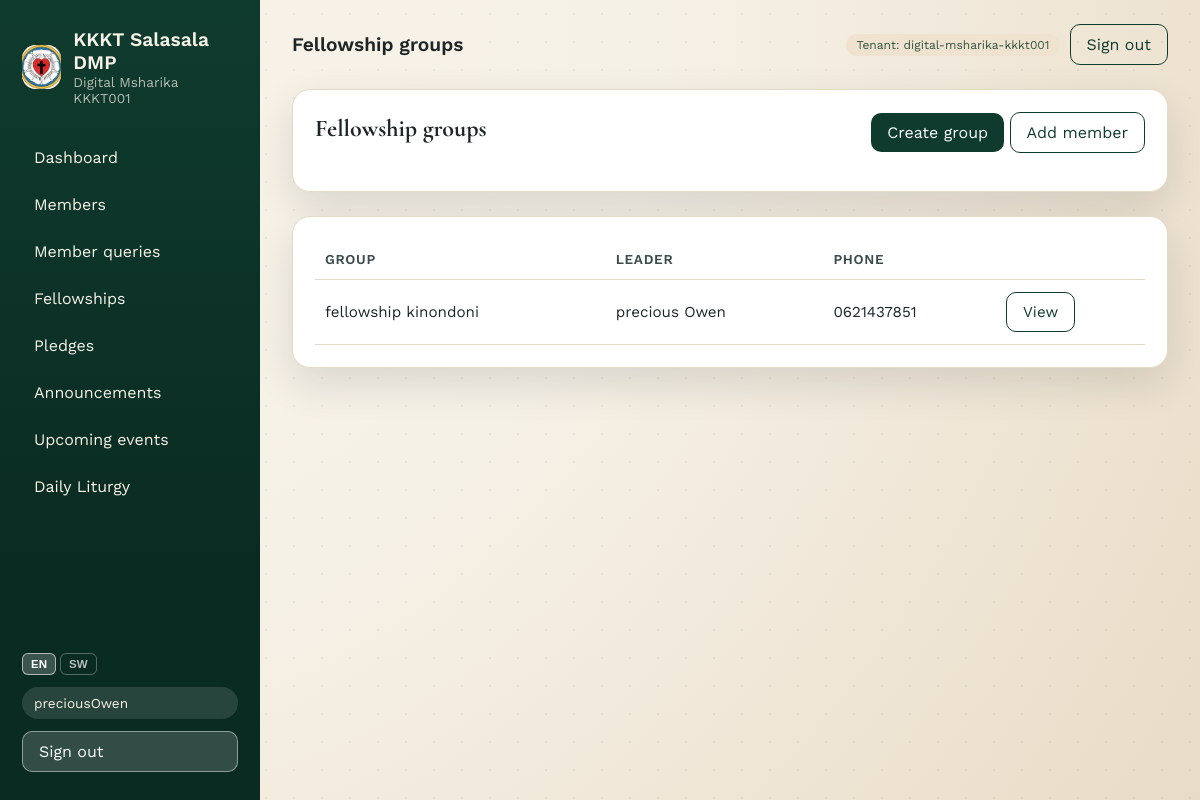
The app's page /fellowships/ (signed in) with its own data.
### tenants/models.py (models this page shows, shortened)
class Tenant(models.Model):
	name = models.CharField(max_length=200)
	slug = models.SlugField(unique=True)
	is_active = models.BooleanField(default=True)
	created_at = models.DateTimeField(auto_now_add=True)
	class Meta:
		ordering = ["name"]

### fellowships/models.py (models this page shows, shortened)
class FellowshipGroup(TenantAwareModel):
	name = models.CharField(max_length=100)
	description = models.TextField(blank=True)
	leader_name = models.CharField(max_length=200)
	leader_phone = models.CharField(max_length=20)
	class Meta:
		ordering = ["name"]
		constraints = [
			models.UniqueConstraint(
				fields=["tenant", "name"],
				name="uniq_fellowship_name_per_tenant",
			)
		]

### fellowships/views.py (the view)
# urls.py: path("", views.FellowshipGroupListView.as_view(), name="list"),
class FellowshipGroupListView(TenantMixin, ListView):
    model = FellowshipGroup
    template_name = "fellowships/list.html"
    context_object_name = "groups"
    def get_queryset(self):
        qs = super().get_queryset()
        if self.is_admin():
            return qs
        member = self.get_member()
        if not member:
            return qs.none()
        return qs.filter(fellowshipparticipation__member=member).distinct()

### fellowships/views.py (called while the page is built)
    def get_tenant(self):
        return getattr(self.request, "tenant", None)

    def is_admin(self):
        user = self.request.user
        return user.is_superuser or user.id == 1

    def get_queryset(self):
        qs = super().get_queryset()
        tenant = self.get_tenant()
        if tenant is None:
            return qs.none()
        return qs.filter(tenant=tenant)

### tenants/context_processors.py (called while the page is built)
def pending_applications(request):
    user = getattr(request, "user", None)
    tenant = getattr(request, "tenant", None)
    if not user or not user.is_authenticated or tenant is None:
        return {"pending_applications_count": 0}
    if not (user.is_superuser or user.id == 1):
        return {"pending_applications_count": 0}
    count = MemberApplication.objects.filter(
        tenant=tenant,
        status=MemberApplication.STATUS_PENDING,
    ).count()
    return {"pending_applications_count": count}

### templates/fellowships/list.html (shortened to what this page needs)
{% extends 'base.html' %}
{% load i18n %}
{% block header %}{% trans "Fellowship groups" %}{% endblock %}
{% block content %}
<section class="card">
    <div class="card-head">
        <h2>{% trans "Fellowship groups" %}</h2>
        {% if user.is_superuser or user.id == 1 %}
            <div>
                <a class="btn" href="{% url 'fellowships:create' %}">{% trans "Create group" %}</a>
                <a class="btn ghost" href="{% url 'fellowships:participation-add' %}">{% trans "Add member" %}</a>
            </div>
        {% endif %}
    </div>
</section>
<section class="card">
    <table class="table">
        <thead>
            <tr>
                <th>{% trans "Group" %}</th>
                <th>{% trans "Leader" %}</th>
                <th>{% trans "Phone" %}</th>
                <th></th>
            </tr>
        </thead>
        <tbody>
            {% for group in groups %}
                <tr>
                    <td>{{ group.name }}</td>
                    <td>{{ group.leader_name }}</td>
                    <td>{{ group.leader_phone }}</td>
                    <td><a class="btn ghost" href="{% url 'fellowships:detail' group.pk %}">{% trans "View" %}</a></td>
                </tr>
            {% empty %}
                <tr>
                    <td colspan="4" class="muted">{% trans "No fellowship groups yet." %}</td>
                </tr>
            {% endfor %}
        </tbody>
    </table>
</section>
{% endblock %}

### templates/base.html (shortened to what this page needs)
{% load static i18n %}
{% get_current_language as LANGUAGE_CODE %}
<!DOCTYPE html>
<html lang="{{ LANGUAGE_CODE }}">
<head>
    <link rel="stylesheet" href="{% static 'css/app.css' %}" />
</head>
<body>
    <div class="page">
        {% if not hide_sidebar %}
        <aside class="sidebar" id="sidebar">
            <div class="brand">
                <div class="brand-mark">
                    <img src="/media/logo/kkkt-logo.jpg" alt="KKKT Salasala DMP logo" />
                </div>
                <div>
                    <div class="brand-title">KKKT Salasala DMP</div>
                    {% if request.tenant %}
                        <div class="brand-sub">{{ request.tenant.name }}</div>
                    {% endif %}
                </div>
            </div>
            <nav class="nav">
                {% if user.is_authenticated and user.is_superuser or user.is_authenticated and user.id == 1 %}
                    <a href="{% url 'home' %}">{% trans "Dashboard" %}</a>
                    <a href="{% url 'members:list' %}">{% trans "Members" %}</a>
                    <a href="{% url 'members:applications' %}">
                        {% trans "Member queries" %}
                    </a>
                    <a href="{% url 'fellowships:list' %}">{% trans "Fellowships" %}</a>
                    <a href="{% url 'pledges:list' %}">{% trans "Pledges" %}</a>
                    <a href="{% url 'content:announcements' %}">{% trans "Announcements" %}</a>
                    <a href="{% url 'content:upcoming-events' %}">{% trans "Upcoming events" %}</a>
                    <a href="{% url 'content:liturgy' %}">{% trans "Daily Liturgy" %}</a>
                {% endif %}
            </nav>
            <div class="sidebar-footer">
                <form action="{% url 'set_language' %}" method="post" class="lang-sw">
                    <button name="language" value="en" type="submit" class="lang-btn{% if LANGUAGE_CODE == 'en' %} active{% endif %}">EN</button>
                    <button name="language" value="sw" type="submit" class="lang-btn{% if LANGUAGE_CODE == 'sw' %} active{% endif %}">SW</button>
                </form>
                {% if user.is_authenticated %}
                    <div class="user-pill">{{ user.username }}</div>
                    <a class="btn ghost" href="{% url 'logout' %}">{% trans "Sign out" %}</a>
                {% else %}
                    <a class="btn" href="{% url 'login' %}">{% trans "Sign in" %}</a>
                {% endif %}
            </div>
        </aside>
        {% endif %}
        <div class="content">
            <header class="topbar">
                <div class="topbar-title">{% block header %}{% trans "Welcome" %}{% endblock %}</div>
                <div class="topbar-actions">
                    {% if request.tenant %}
                        <span class="badge">{% trans "Tenant" %}: {{ request.tenant.slug }}</span>
                    {% endif %}
                    {% if user.is_authenticated %}
                        <a class="btn ghost" href="{% url 'logout' %}">{% trans "Sign out" %}</a>
                    {% endif %}
                </div>
            </header>
            <main class="main">
                {% block content %}{% endblock %}
            </main>
        </div>
    </div>
</body>
</html>

### static/css/app.css (style rules this page uses)
:root { --ink: #1e2526; --ink-soft: #3b4a4c; --parchment: #f6f1e7; --sand: #efe3cf; --forest: #0f3b2e; --olive: #325443; --gold: #c7a35b; --rose: #f4d7c9; --card: #ffffff; --border: #e5d9c4; --shadow: 0 16px 40px rgba(18, 28, 29, 0.12); }
* { box-sizing: border-box; }
img, video, iframe { max-width: 100%; height: auto; }
body { margin: 0; font-family: "Work Sans", "Segoe UI", sans-serif; color: var(--ink); background: radial-gradient(circle at top left, #f8f2e8 0%, var(--parchment) 45%, #e9dcc6 100%); min-height: 100vh; }
body::before { content: ""; position: fixed; inset: 0; background-image: radial-gradient(rgba(15, 59, 46, 0.06) 1px, transparent 0); background-size: 28px 28px; pointer-events: none; z-index: 0; }
h1, h2, h3 { font-family: "Cormorant Garamond", "Times New Roman", serif; margin: 0 0 0.5rem 0; }
a { color: inherit; text-decoration: none; }
.page { display: flex; min-height: 100vh; position: relative; z-index: 1; width: 100%; max-width: 100vw; overflow-x: hidden; }
.sidebar { width: 260px; background: linear-gradient(180deg, var(--forest), #0a2b22 70%); color: #f8f3e8; padding: 28px 22px; display: flex; flex-direction: column; gap: 32px; }
.brand { display: flex; gap: 12px; align-items: center; }
.brand-mark { width: 44px; height: 44px; border-radius: 14px; background: var(--gold); color: #231b0f; font-weight: 700; display: grid; place-items: center; overflow: hidden; }
.brand-mark img { width: 100%; height: 100%; object-fit: cover; display: block; }
.brand-title { font-size: 1.2rem; font-weight: 600; }
.brand-sub { font-size: 0.85rem; opacity: 0.7; }
.nav { display: flex; flex-direction: column; gap: 8px; }
.nav a { padding: 10px 12px; border-radius: 12px; transition: all 0.2s ease; }
.sidebar-footer { margin-top: auto; display: flex; flex-direction: column; gap: 12px; }
.user-pill { background: rgba(255, 255, 255, 0.12); padding: 8px 12px; border-radius: 999px; font-size: 0.85rem; }
.content { flex: 1; padding: 24px 32px 48px; min-width: 0; max-width: 100%; }
.topbar { display: flex; align-items: center; justify-content: space-between; gap: 16px; margin-bottom: 24px; }
.topbar-title { font-size: 1.2rem; font-weight: 600; }
.topbar-actions { display: flex; align-items: center; gap: 10px; flex-wrap: wrap; justify-content: flex-end; }
.main { display: flex; flex-direction: column; gap: 24px; }
.card { background: var(--card); border-radius: 18px; padding: 22px; border: 1px solid var(--border); box-shadow: var(--shadow); overflow-wrap: anywhere; }
.card-head { display: flex; align-items: center; justify-content: space-between; margin-bottom: 16px; }
.badge { background: var(--sand); color: var(--olive); padding: 4px 10px; border-radius: 999px; font-size: 0.75rem; }
.btn { background: var(--forest); color: #fff; padding: 10px 16px; border-radius: 10px; border: none; cursor: pointer; display: inline-block; transition: transform 0.2s ease, box-shadow 0.2s ease; }
.btn.ghost { background: transparent; color: var(--forest); border: 1px solid var(--forest); }
.sidebar .btn.ghost { background: rgba(255, 255, 255, 0.16); color: #fff; border-color: rgba(255, 255, 255, 0.45); }
.table { width: 100%; border-collapse: collapse; font-size: 0.95rem; }
.table th, .table td { padding: 12px 10px; border-bottom: 1px solid var(--border); }
.table th { text-align: left; color: var(--ink-soft); font-size: 0.85rem; text-transform: uppercase; letter-spacing: 0.05em; }

### templates/base.html (style rules this page uses)
.lang-sw { display:flex; gap:4px; }
.lang-btn { background:transparent; border:1px solid rgba(255,255,255,.3); color:rgba(255,255,255,.7); border-radius:6px; padding:4px 8px; font-size:.72rem; font-weight:600; cursor:pointer; transition:all .2s; }
.lang-btn:hover, .lang-btn.active { background:rgba(255,255,255,.2); color:#fff; border-color:rgba(255,255,255,.6); }

### records on screen
Tenant: tenant.name "Digital Msharika KKKT001", tenant.slug "digital-msharika-kkkt001"
FellowshipGroup: name "fellowship kinondoni", leader_name "precious Owen", leader_phone "0621437851"

### other values on screen
{{ user.username }} "preciousOwen"
